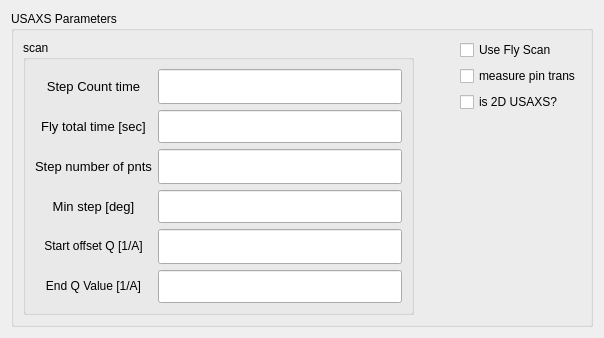
    <widget class="QWidget" name="tab_7">
     <attribute name="title">
      <string>USAXS parameters</string>
     </attribute>
     <layout class="QVBoxLayout" name="verticalLayout_9">
      <item>
       <widget class="QGroupBox" name="groupBox_4">
        <property name="title">
         <string>USAXS Parameters</string>
        </property>
        <layout class="QHBoxLayout" name="horizontalLayout_2" stretch="1,0,0">
         <item>
          <widget class="QGroupBox" name="groupBox_3">
           <property name="title">
            <string>scan</string>
           </property>
           <layout class="QGridLayout" name="gridLayout_6">
            <item row="0" column="0">
             <widget class="QLabel" name="label_77">
              <property name="font">
               <font>
                <pointsize>10</pointsize>
               </font>
              </property>
              <property name="text">
               <string>&lt;html&gt;&lt;head/&gt;&lt;body&gt;&lt;p&gt;Step Count time&lt;/p&gt;&lt;/body&gt;&lt;/html&gt;</string>
              </property>
              <property name="alignment">
               <set>Qt::AlignCenter</set>
              </property>
             </widget>
            </item>
            <item row="0" column="1">
             <widget class="caTextEntry" name="catextentry_65">
              <property name="sizePolicy">
               <sizepolicy hsizetype="Expanding" vsizetype="Expanding">
                <horstretch>0</horstretch>
                <verstretch>0</verstretch>
               </sizepolicy>
              </property>
              <property name="font">
               <font>
                <family>Monospace</family>
                <pointsize>17</pointsize>
                <stylestrategy>PreferDefault</stylestrategy>
               </font>
              </property>
              <property name="channel" stdset="0">
               <string notr="true">9idcLAX:USAXS:CountTime</string>
              </property>
              <property name="background">
               <color>
                <red>115</red>
                <green>215</green>
                <blue>253</blue>
               </color>
              </property>
              <property name="colorMode">
               <enum>caLineEdit::Static</enum>
              </property>
             </widget>
            </item>
            <item row="1" column="0">
             <widget class="QLabel" name="label_74">
              <property name="font">
               <font>
                <pointsize>10</pointsize>
               </font>
              </property>
              <property name="text">
               <string>&lt;html&gt;&lt;head/&gt;&lt;body&gt;&lt;p&gt;Fly total time [sec]&lt;/p&gt;&lt;/body&gt;&lt;/html&gt;</string>
              </property>
              <property name="alignment">
               <set>Qt::AlignCenter</set>
              </property>
             </widget>
            </item>
            <item row="1" column="1">
             <widget class="caTextEntry" name="catextentry_66">
              <property name="sizePolicy">
               <sizepolicy hsizetype="Expanding" vsizetype="Expanding">
                <horstretch>0</horstretch>
                <verstretch>0</verstretch>
               </sizepolicy>
              </property>
              <property name="font">
               <font>
                <family>Monospace</family>
                <pointsize>16</pointsize>
                <stylestrategy>PreferDefault</stylestrategy>
               </font>
              </property>
              <property name="channel" stdset="0">
               <string notr="true">9idcLAX:USAXS:FS_ScanTime</string>
              </property>
              <property name="background">
               <color>
                <red>115</red>
                <green>215</green>
                <blue>253</blue>
               </color>
              </property>
              <property name="colorMode">
               <enum>caLineEdit::Static</enum>
              </property>
             </widget>
            </item>
            <item row="2" column="0">
             <widget class="QLabel" name="label_76">
              <property name="font">
               <font>
                <pointsize>10</pointsize>
               </font>
              </property>
              <property name="text">
               <string>&lt;html&gt;&lt;head/&gt;&lt;body&gt;&lt;p&gt;Step number of pnts&lt;/p&gt;&lt;/body&gt;&lt;/html&gt;</string>
              </property>
              <property name="alignment">
               <set>Qt::AlignCenter</set>
              </property>
             </widget>
            </item>
            <item row="2" column="1">
             <widget class="caTextEntry" name="catextentry_67">
              <property name="sizePolicy">
               <sizepolicy hsizetype="Expanding" vsizetype="Expanding">
                <horstretch>0</horstretch>
                <verstretch>0</verstretch>
               </sizepolicy>
              </property>
              <property name="font">
               <font>
                <family>Monospace</family>
                <pointsize>17</pointsize>
                <stylestrategy>PreferDefault</stylestrategy>
               </font>
              </property>
              <property name="channel" stdset="0">
               <string notr="true">9idcLAX:USAXS:NumPoints</string>
              </property>
              <property name="background">
               <color>
                <red>115</red>
                <green>215</green>
                <blue>253</blue>
               </color>
              </property>
              <property name="colorMode">
               <enum>caLineEdit::Static</enum>
              </property>
             </widget>
            </item>
            <item row="3" column="0">
             <widget class="QLabel" name="label_72">
              <property name="font">
               <font>
                <pointsize>10</pointsize>
               </font>
              </property>
              <property name="text">
               <string>&lt;html&gt;&lt;head/&gt;&lt;body&gt;&lt;p&gt;Min step [deg]&lt;/p&gt;&lt;/body&gt;&lt;/html&gt;</string>
              </property>
              <property name="alignment">
               <set>Qt::AlignCenter</set>
              </property>
             </widget>
            </item>
            <item row="3" column="1">
             <widget class="caTextEntry" name="catextentry_74">
              <property name="sizePolicy">
               <sizepolicy hsizetype="Expanding" vsizetype="Expanding">
                <horstretch>0</horstretch>
                <verstretch>0</verstretch>
               </sizepolicy>
              </property>
              <property name="font">
               <font>
                <family>Monospace</family>
                <pointsize>16</pointsize>
                <stylestrategy>PreferDefault</stylestrategy>
               </font>
              </property>
              <property name="channel" stdset="0">
               <string notr="true">9idcLAX:USAXS:MinStep</string>
              </property>
              <property name="background">
               <color>
                <red>115</red>
                <green>215</green>
                <blue>253</blue>
               </color>
              </property>
              <property name="colorMode">
               <enum>caLineEdit::Static</enum>
              </property>
             </widget>
            </item>
            <item row="4" column="0">
             <widget class="QLabel" name="label_75">
              <property name="font">
               <font>
                <pointsize>9</pointsize>
               </font>
              </property>
              <property name="text">
               <string>&lt;html&gt;&lt;head/&gt;&lt;body&gt;&lt;p&gt;Start offset Q [1/A]&lt;/p&gt;&lt;/body&gt;&lt;/html&gt;</string>
              </property>
              <property name="alignment">
               <set>Qt::AlignCenter</set>
              </property>
             </widget>
            </item>
            <item row="4" column="1">
             <widget class="caTextEntry" name="catextentry_75">
              <property name="sizePolicy">
               <sizepolicy hsizetype="Expanding" vsizetype="Expanding">
                <horstretch>0</horstretch>
                <verstretch>0</verstretch>
               </sizepolicy>
              </property>
              <property name="font">
               <font>
                <family>Monospace</family>
                <pointsize>17</pointsize>
                <stylestrategy>PreferDefault</stylestrategy>
               </font>
              </property>
              <property name="channel" stdset="0">
               <string notr="true">9idcLAX:USAXS:StartOffset</string>
              </property>
              <property name="background">
               <color>
                <red>115</red>
                <green>215</green>
                <blue>253</blue>
               </color>
              </property>
              <property name="colorMode">
               <enum>caLineEdit::Static</enum>
              </property>
             </widget>
            </item>
            <item row="5" column="0">
             <widget class="QLabel" name="label_73">
              <property name="font">
               <font>
                <pointsize>9</pointsize>
               </font>
              </property>
              <property name="text">
               <string>&lt;html&gt;&lt;head/&gt;&lt;body&gt;&lt;p&gt;End Q Value [1/A]&lt;/p&gt;&lt;/body&gt;&lt;/html&gt;</string>
              </property>
              <property name="alignment">
               <set>Qt::AlignCenter</set>
              </property>
             </widget>
            </item>
            <item row="5" column="1">
             <widget class="caTextEntry" name="catextentry_76">
              <property name="sizePolicy">
               <sizepolicy hsizetype="Expanding" vsizetype="Expanding">
                <horstretch>0</horstretch>
                <verstretch>0</verstretch>
               </sizepolicy>
              </property>
              <property name="font">
               <font>
                <family>Monospace</family>
                <pointsize>16</pointsize>
                <stylestrategy>PreferDefault</stylestrategy>
               </font>
              </property>
              <property name="channel" stdset="0">
               <string notr="true">9idcLAX:USAXS:Finish</string>
              </property>
              <property name="background">
               <color>
                <red>115</red>
                <green>215</green>
                <blue>253</blue>
               </color>
              </property>
              <property name="colorMode">
               <enum>caLineEdit::Static</enum>
              </property>
             </widget>
            </item>
           </layout>
          </widget>
         </item>
         <item>
          <spacer name="horizontalSpacer">
           <property name="orientation">
            <enum>Qt::Horizontal</enum>
           </property>
           <property name="sizeHint" stdset="0">
            <size>
             <width>40</width>
             <height>20</height>
            </size>
           </property>
          </spacer>
         </item>
         <item>
          <layout class="QVBoxLayout" name="verticalLayout_3">
           <item>
            <layout class="QVBoxLayout" name="verticalLayout_4">
             <item>
              <widget class="caToggleButton" name="catogglebutton_2">
               <property name="text">
                <string>Use Fly Scan</string>
               </property>
               <property name="channel" stdset="0">
                <string notr="true">9idcLAX:USAXS:UseFlyscan</string>
               </property>
              </widget>
             </item>
             <item>
              <widget class="caToggleButton" name="catogglebutton_3">
               <property name="text">
                <string>measure pin trans</string>
               </property>
               <property name="channel" stdset="0">
                <string notr="true">9idcLAX:USAXS:TR_MeasurePinTrans</string>
               </property>
              </widget>
             </item>
             <item>
              <widget class="caToggleButton" name="catogglebutton_4">
               <property name="text">
                <string>is 2D USAXS?</string>
               </property>
               <property name="channel" stdset="0">
                <string notr="true">9idcLAX:USAXS:is2DUSAXSScan</string>
               </property>
              </widget>
             </item>
            </layout>
           </item>
           <item>
            <spacer name="verticalSpacer_2">
             <property name="orientation">
              <enum>Qt::Vertical</enum>
             </property>
             <property name="sizeHint" stdset="0">
              <size>
               <width>20</width>
               <height>40</height>
              </size>
             </property>
            </spacer>
           </item>
          </layout>
         </item>
        </layout>
       </widget>
      </item>
     </layout>
    </widget>
